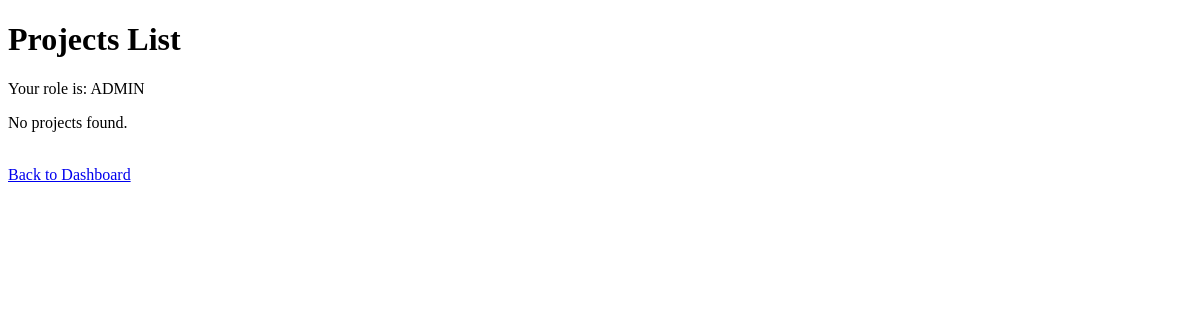
/projects/ (signed in), run on an earlier commit of the app's database.
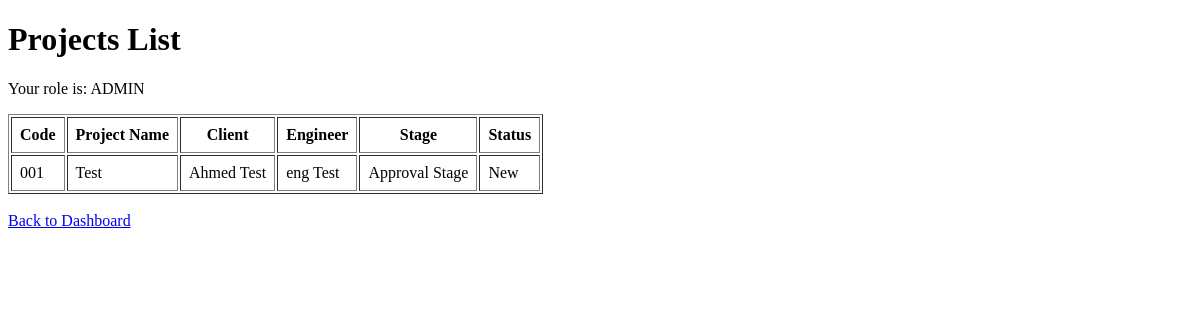
And on a later commit of the database.
### accounts/models.py (models this page shows)
class User(AbstractUser):
    class Role(models.TextChoices):
        ADMIN = 'ADMIN', 'Admin'
        ENGINEER = 'ENGINEER', 'Engineer'
        CLIENT = 'CLIENT', 'Client'
    role = models.CharField(
        max_length=20,
        choices=Role.choices,
        default=Role.CLIENT
    )

### projects/models.py (models this page shows, shortened)
class Project(models.Model):
    class Status(models.TextChoices):
        NEW = 'NEW', 'New'
        IN_PROGRESS = 'IN_PROGRESS', 'In Progress'
        WAITING_CLIENT = 'WAITING_CLIENT', 'Waiting Client'
        COMPLETED = 'COMPLETED', 'Completed'
        CANCELLED = 'CANCELLED', 'Cancelled'
    class Stage(models.TextChoices):
        PROJECT_REGISTERED = 'PROJECT_REGISTERED', 'Project Registered'
        REQUIREMENTS_COLLECTED = 'REQUIREMENTS_COLLECTED', 'Requirements Collected'
        SITE_VISIT = 'SITE_VISIT', 'Site Visit'
        CONCEPT_DESIGN = 'CONCEPT_DESIGN', 'Concept Design'
        CLIENT_REVIEW = 'CLIENT_REVIEW', 'Client Review'
        REVISIONS = 'REVISIONS', 'Revisions'
        FINAL_DESIGN = 'FINAL_DESIGN', 'Final Design'
        DRAWINGS_PREPARATION = 'DRAWINGS_PREPARATION', 'Drawings Preparation'
        MUNICIPALITY_SUBMISSION = 'MUNICIPALITY_SUBMISSION', 'Municipality Submission'
        APPROVAL_STAGE = 'APPROVAL_STAGE', 'Approval Stage'
        SUPERVISION_EXECUTION = 'SUPERVISION_EXECUTION', 'Supervision / Execution'
        COMPLETED = 'COMPLETED', 'Completed'
    project_name = models.CharField(max_length=200)
    project_code = models.CharField(max_length=50, unique=True)
    client = models.ForeignKey(Client, on_delete=models.CASCADE, related_name='projects')
    assigned_engineer = models.ForeignKey(
        Engineer,
        on_delete=models.SET_NULL,
        null=True,
        blank=True,
        related_name='projects'
    )
    project_type = models.CharField(max_length=100, blank=True, null=True)
    location = models.CharField(max_length=200, blank=True, null=True)
    start_date = models.DateField(blank=True, null=True)
    expected_end_date = models.DateField(blank=True, null=True)
    current_stage = models.CharField(
        max_length=50,
        choices=Stage.choices,
        default=Stage.PROJECT_REGISTERED
    )
    status = models.CharField(
        max_length=30,
        choices=Status.choices,
        default=Status.NEW
    )
    description = models.TextField(blank=True, null=True)
    created_at = models.DateTimeField(auto_now_add=True)

### clients/models.py (models this page shows)
class Client(models.Model):
    client_name = models.CharField(max_length=150)
    company_name = models.CharField(max_length=150, blank=True, null=True)
    phone = models.CharField(max_length=30)
    email = models.EmailField(blank=True, null=True)
    address = models.TextField(blank=True, null=True)
    is_active = models.BooleanField(default=True)
    created_at = models.DateTimeField(auto_now_add=True)
    def __str__(self):
        return self.client_name

### engineers/models.py (models this page shows)
class Engineer(models.Model):
    user = models.OneToOneField(
        settings.AUTH_USER_MODEL,
        on_delete=models.CASCADE,
        related_name='engineer_profile'
    )
    engineer_name = models.CharField(max_length=150)
    phone = models.CharField(max_length=30, blank=True, null=True)
    email = models.EmailField(blank=True, null=True)
    specialization = models.CharField(max_length=150, blank=True, null=True)
    is_active = models.BooleanField(default=True)
    created_at = models.DateTimeField(auto_now_add=True)
    def __str__(self):
        return self.engineer_name

### projects/views.py (the view)
# urls.py: path('', project_list_view, name='project_list'),
@login_required
def project_list_view(request):
    if request.user.role == 'ADMIN':
        projects = Project.objects.all()
    elif request.user.role == 'ENGINEER':
        projects = Project.objects.filter(
            assigned_engineer__user=request.user
        )
    else:
        projects = Project.objects.none()
    return render(request, 'projects/project_list.html', {
        'projects': projects
    })

### templates/projects/project_list.html (shortened to what this page needs)
<!DOCTYPE html>
<html>
<head>
</head>
<body>
    <h1>Projects List</h1>
    <p>Your role is: {{ request.user.role }}</p>
    {% if projects %}
        <table border="1" cellpadding="8">
            <tr>
                <th>Code</th>
                <th>Project Name</th>
                <th>Client</th>
                <th>Engineer</th>
                <th>Stage</th>
                <th>Status</th>
            </tr>
            {% for project in projects %}
                <tr>
                    <td>{{ project.project_code }}</td>
                    <td>{{ project.project_name }}</td>
                    <td>{{ project.client }}</td>
                    <td>{{ project.assigned_engineer }}</td>
                    <td>{{ project.get_current_stage_display }}</td>
                    <td>{{ project.get_status_display }}</td>
                </tr>
            {% endfor %}
        </table>
    {% else %}
        <p>No projects found.</p>
    {% endif %}
    <br>
    <a href="{% url 'accounts:dashboard' %}">Back to Dashboard</a>
</body>
</html>

What changed in the data, as far as the page shows it:
added Project: project_code "001", project_name "Test", client "Ahmed Test", assigned_engineer "eng Test", current_stage "Approval Stage", status "New"
Also different on the page:
text no longer shown: "No projects found."
text now shown: "Code Project Name Client Engineer Stage Status"
